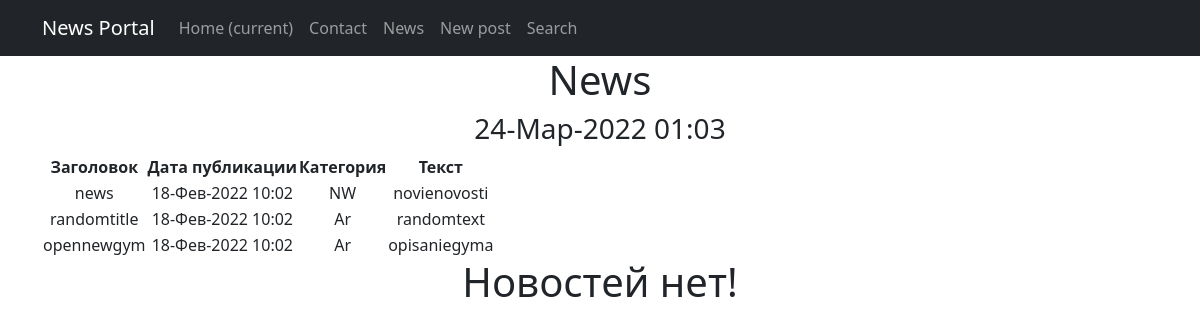
The page /news/ on the database as committed earlier.
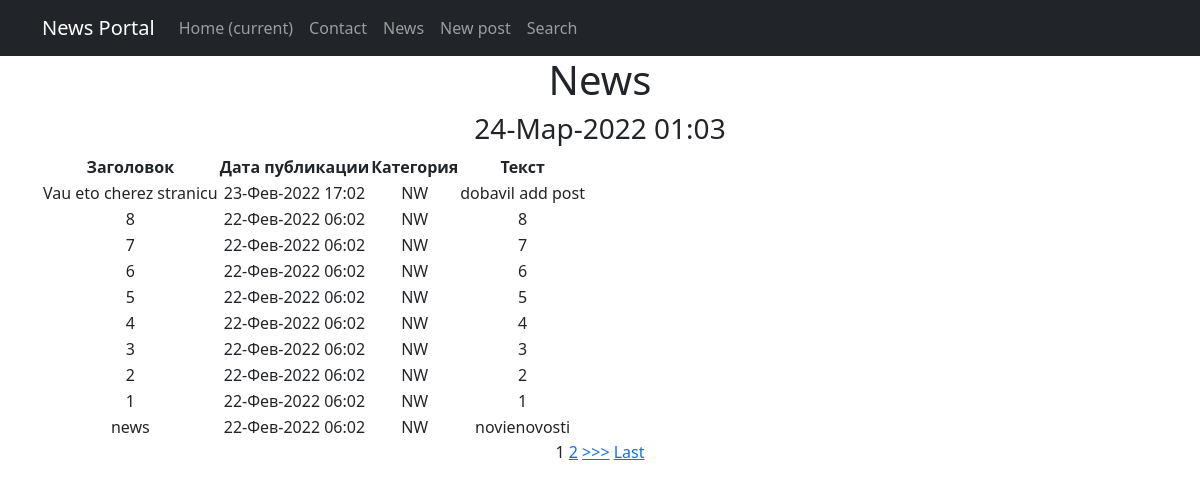
The same page on the database as committed later.
### news/models.py (models this page shows, shortened)
class Post(models.Model):
    author = models.ForeignKey(Author, on_delete=models.CASCADE)
    NEWS = 'NW'
    ARTICLE = 'AR'
    CATEGORY_CHOICES = (
        (NEWS, 'Новость'),
        (ARTICLE, 'Статья'),
    )
    categoryType = models.CharField(max_length=2, choices=CATEGORY_CHOICES, default=ARTICLE)
    dateCreation = models.DateTimeField(auto_now_add=True)
    category = models.ForeignKey(Category, on_delete=models.CASCADE, null=True)
    title = models.CharField(max_length=128)
    text = models.TextField()
    rating = models.SmallIntegerField(default=0)

### news/views.py (the view)
# urls.py: path('', PostList.as_view()),
class PostList(ListView):
    model = Post
    template_name = 'flatpages/news.html'
    context_object_name = 'news'
    queryset = Post.objects.order_by('-dateCreation')
    paginate_by = 10
    def get_context_data(self, **kwargs):
        context = super().get_context_data(**kwargs)
        context['time_now'] = datetime.utcnow()
        context['filter'] = PostFilter(
            self.request.GET, queryset=self.get_queryset())
        return context

### news/templatetags/custom_filters.py (called while the page is built)
@register.filter(name='censor')
def censor(value):
    for word in censor_list:
        value = value.replace(word, '*****')
    return value

### templates/flatpages/news.html (shortened to what this page needs)
{% extends 'flatpages/default.html' %}
{% load custom_filters %}
{% block content %}
    <h1>News</h1>
    <h3>{{ time_now|date:'d-M-Y H:m' }}</h3>
    {% if news %}
    <table>
        <thead>
            <th>
                 Заголовок
            </th>
            <th>
                 Дата публикации
            </th>
            <th>
                 Категория
            </th>
             <th>
                 Текст
             </th>
        </thead>
    {% for news in news %}
        <tr>
            <td>
                {{ news.title|censor }}
            </td>
            <td>
                {{ news.dateCreation|date:'d-M-Y H:m' }}
            </td>
            <td>
                {{ news.categoryType }}
            </td>
            <td>
                {{ news.text|truncatechars:50|censor }}
            </td>
        </tr>
    {% endfor %}
    </table>
    {% if is_paginated %}
    {% for num in page_obj.paginator.page_range %}
        {% if page_obj.number == num %}
            <a>{{ num }}</a>
        {% elif num > page_obj.number|add:'-3' and num < page_obj.number|add:'3' %}
            <a href="?page={{ num }}">{{ num }}</a>
        {% endif %}
    {% endfor %}
    {% if page_obj.has_next %}
        <a href="?page={{ page_obj.next_page_number }}">>>></a>
        <a href="?page={{ page_obj.paginator.num_pages }}">Last</a>
    {% endif %}
    {% else %}
        <h1>Новостей нет!</h1>
    {% endif %}
    {% endif %}
{% endblock content %}

Rows that differ between the two databases and show on the page:
no longer on this page (row edited): Post: title|censor "randomtitle", dateCreation "18-Фев-2022 10:02", categoryType "Ar", text|censor "randomtext"
no longer on this page (row edited): Post: title|censor "opennewgym", dateCreation "18-Фев-2022 10:02", categoryType "Ar", text|censor "opisaniegyma"
added Post: title|censor "Vau eto cherez stranicu", dateCreation "23-Фев-2022 17:02", categoryType "NW", text|censor "dobavil add post"
added Post: title|censor "8", dateCreation "22-Фев-2022 06:02", categoryType "NW", text|censor "8"
added Post: title|censor "7", dateCreation "22-Фев-2022 06:02", categoryType "NW", text|censor "7"
added Post: title|censor "6", dateCreation "22-Фев-2022 06:02", categoryType "NW", text|censor "6"
added Post: title|censor "5", dateCreation "22-Фев-2022 06:02", categoryType "NW", text|censor "5"
added Post: title|censor "4", dateCreation "22-Фев-2022 06:02", categoryType "NW", text|censor "4"
added Post: title|censor "3", dateCreation "22-Фев-2022 06:02", categoryType "NW", text|censor "3"
added Post: title|censor "2", dateCreation "22-Фев-2022 06:02", categoryType "NW", text|censor "2"
added Post: title|censor "1", dateCreation "22-Фев-2022 06:02", categoryType "NW", text|censor "1"
changed Post "news": dateCreation "18-Фев-2022 10:02" → "22-Фев-2022 06:02"
Other text that changed with them:
new list line: "1"
new list line: "2"
text no longer shown: "Новостей нет!"
text now shown: ">>> Last"
